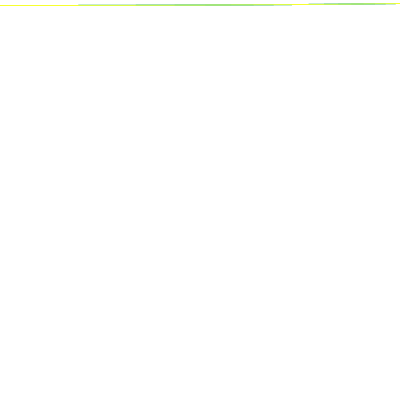
Frame 1 (no input)
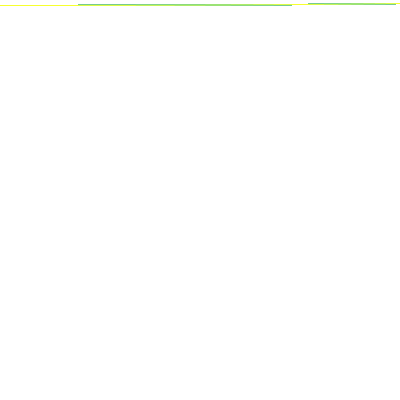
Frame 60 (the mouse pressed at the canvas centre just before this capture)
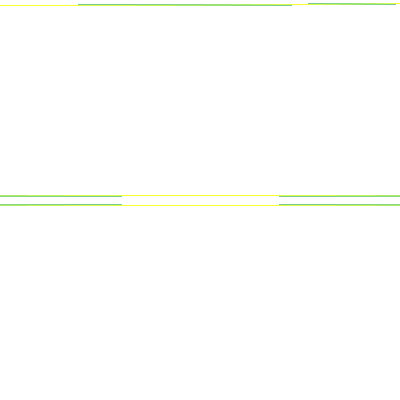
Frame 120 (the mouse held since frame 60 and released just before this capture)

The Processing sketch that drew these frames (run headless with seeded random() and noise(); from frame 60 on, the mouse is pressed at the canvas centre):

// Processing sketch: processing_80627
// ── processing_80627.pde

void setup ()
{
size(400,400);
background(255);
smooth();


}



void draw()

{

 // créer une variable --"Monpetitpanier" est un nom inventé pour la variable. 
 // L'utilisation du "=" permet d'attribuer une valeur 
// Je peux designer d'autres valeurs pour d'autres variables.

int Mavariable1;
Mavariable1=1000;

int Mavariable2;
Mavariable2=10;

int Mavariable3;
Mavariable3=1000;

int Mavariable4;
Mavariable4=10;

//MaPositionX permet de changer les coordonnés.

int MaPositionx;
MaPositionx=1000;

int Mapositiony;
Mapositiony=10;


// Je dessine une ellipse dont la coordonnée est la valeur contenue dans Mavariable1.
  
noFill();
stroke(#96EDF0);
ellipse(mouseX,mouseY,Mavariable3,Mavariable4);

stroke(#083A3B);
ellipse(mouseX,mouseY,Mavariable1,Mavariable2);

stroke(#2EFAFF);
ellipse(mouseX,mouseY,Mavariable1,Mavariable2);

stroke(#F7FF2E);
ellipse(mouseX,mouseY,MaPositionx,Mapositiony);




//println donne les coordonnées des déplacements.
 
println(Mavariable1); 
loop();
}
